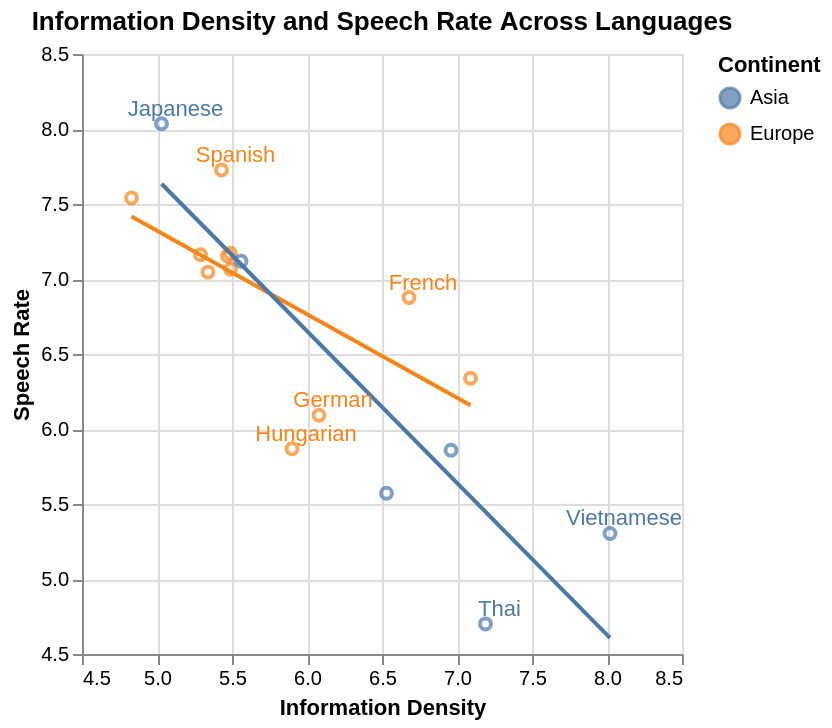

This figure's notebook cell:
### Markdown cell above
<div class="alert alert-info" style="color:black">

### Question 2
rubric={reasoning:2,accuracy:3}
    
<h4>Python</h4> 
<ol type="1">
<li>While the information density of each language have already been provided to us, we will have to approximate the speech rate (syllables per second) of each language via the <code>spoken_texts</code> dataset. Using this data, calculate the average speech rate per language (for now, treat all entries as individual observations, even if some are read by the same person).</li>
    <li>Create a new column, <code>speech_rate</code>, in the <code>languages</code> data frame that hold these average values. Since the calculated values are not in the same order as the languages in the <code>languages</code> data frame, you cannot simply append it. Instead, you can use the dataframe merge method to join the series of average speech rate values that you just created with the <code>languages</code> dataframe. The language ISO codes could be used as the column to merge on.</li>
<li>Create a scatter plot of the information density versus the speech rate for the <code>languages</code> dataframe. Use the same groupings as in the previous scatter plot you made and add one trend line per group. Label the same points with text labels as in the previous scatterplot. Zoom in to the extent of the data instead of forcing zero to be in the axes.</li>
<li>Write a few sentences under the plot describing the relationship you observe. Based on this plot, do speakers of any particular languages appear to be more efficient at conveying information?</li>
</ol>
    
</div>

### Code cell
# YOUR ANSWER GOES HERE
spoken_texts = pd.read_csv("data/spoken-texts.csv")
spoken_texts["speech_rate"] = spoken_texts.syllables / spoken_texts.duration
avg_speech_rates = spoken_texts.groupby("iso_lang").speech_rate.mean()
languages = languages.merge(
    avg_speech_rates,
    on="iso_lang",
    how="left"
)

fig2 = alt.Chart(languages).mark_point().encode(
    x=alt.X(
        "information_density:Q",
        title="Information Density",
        scale=alt.Scale(zero=False)
    ),
    y=alt.Y(
        "speech_rate:Q",
        title="Speech Rate",
        scale=alt.Scale(zero=False)
    ),
    color=alt.Color(
        "continent",
        title="Continent"
    ),
).properties(
    title="Information Density and Speech Rate Across Languages"
)

lines2 = fig2.transform_regression(
    "information_density",
    "speech_rate",
    groupby=["continent"]
    ).mark_line()

text2 = (
    fig2
    .transform_filter(
        alt.FieldOneOfPredicate(
            field="language",
            oneOf=["French", "Thai", "Japanese", "German", "Hungarian", "Vietnamese", "Spanish"]
        )
    )
    .mark_text(dx=7, dy=-7).encode(text="language:N")
)

speech_rate_plot = fig2 + lines2 + text2
speech_rate_plot.display()

### Figure 1 — Vega specification as saved in the notebook (floating-point values rounded to 4 significant figures)
{"$schema": "https://vega.github.io/schema/vega/v6.json", "data": [{"name": "source_0", "values": [{"iso_lang": "CAT", "language": "Catalan", "information_density": 5.49, "distinct_syllables": 3600, "continent": "Europe", "speech_rate": 7.065}, {"iso_lang": "CMN", "language": "Mandarin", "information_density": 6.96, "distinct_syllables": 1274, "continent": "Asia", "speech_rate": 5.858}, {"iso_lang": "DEU", "language": "German", "information_density": 6.08, "distinct_syllables": 5100, "continent": "Europe", "speech_rate": 6.092}, {"iso_lang": "ENG", "language": "English", "information_density": 7.09, "distinct_syllables": 6949, "continent": "Europe", "speech_rate": 6.338}, {"iso_lang": "EUS", "language": "Basque", "information_density": 4.83, "distinct_syllables": 2082, "continent": "Europe", "speech_rate": 7.54}, {"iso_lang": "FIN", "language": "Finnish", "information_density": 5.49, "distinct_syllables": 3844, "continent": "Europe", "speech_rate": 7.171}, {"iso_lang": "FRA", "language": "French", "information_density": 6.68, "distinct_syllables": 2949, "continent": "Europe", "speech_rate": 6.876}, {"iso_lang": "HUN", "language": "Hungarian", "information_density": 5.9, "distinct_syllables": 4325, "continent": "Europe", "speech_rate": 5.868}, {"iso_lang": "ITA", "language": "Italian", "information_density": 5.29, "distinct_syllables": 2729, "continent": "Europe", "speech_rate": 7.162}, {"iso_lang": "JPN", "language": "Japanese", "information_density": 5.03, "distinct_syllables": 643, "continent": "Asia", "speech_rate": 8.035}, {"iso_lang": "KOR", "language": "Korean", "information_density": 5.56, "distinct_syllables": 1104, "continent": "Asia", "speech_rate": 7.119}, {"iso_lang": "SPA", "language": "Spanish", "information_density": 5.43, "distinct_syllables": 2778, "continent": "Europe", "speech_rate": 7.727}, {"iso_lang": "SRP", "language": "Serbian", "information_density": 5.47, "distinct_syllables": 3831, "continent": "Europe", "speech_rate": 7.154}, {"iso_lang": "THA", "language": "Thai", "information_density": 7.19, "distinct_syllables": 2438, "continent": "Asia", "speech_rate": 4.701}, {"iso_lang": "TUR", "language": "Turkish", "information_density": 5.34, "distinct_syllables": 3260, "continent": "Europe", "speech_rate": 7.046}, {"iso_lang": "VIE", "language": "Vietnamese", "information_density": 8.02, "distinct_syllables": 2776, "continent": "Asia", "speech_rate": 5.304}, {"iso_lang": "YUE", "language": "Cantonese", "information_density": 6.53, "distinct_syllables": 1298, "continent": "Asia", "speech_rate": 5.572}]}, {"name": "data_0", "values": [{"continent": "Europe", "information_density": 5.49, "speech_rate": 7.065}, {"continent": "Asia", "information_density": 6.96, "speech_rate": 5.858}, {"continent": "Europe", "information_density": 6.08, "speech_rate": 6.092}, {"continent": "Europe", "information_density": 7.09, "speech_rate": 6.338}, {"continent": "Europe", "information_density": 4.83, "speech_rate": 7.54}, {"continent": "Europe", "information_density": 5.49, "speech_rate": 7.171}, {"continent": "Europe", "information_density": 6.68, "speech_rate": 6.876}, {"continent": "Europe", "information_density": 5.9, "speech_rate": 5.868}, {"continent": "Europe", "information_density": 5.29, "speech_rate": 7.162}, {"continent": "Asia", "information_density": 5.03, "speech_rate": 8.035}, {"continent": "Asia", "information_density": 5.56, "speech_rate": 7.119}, {"continent": "Europe", "information_density": 5.43, "speech_rate": 7.727}, {"continent": "Europe", "information_density": 5.47, "speech_rate": 7.154}, {"continent": "Asia", "information_density": 7.19, "speech_rate": 4.701}, {"continent": "Europe", "information_density": 5.34, "speech_rate": 7.046}, {"continent": "Asia", "information_density": 8.02, "speech_rate": 5.304}, {"continent": "Asia", "information_density": 6.53, "speech_rate": 5.572}]}, {"name": "data_1", "source": "source_0", "transform": [{"type": "regression", "y": "speech_rate", "as": ["information_density", "speech_rate"], "x": "information_density", "groupby": ["continent"]}]}, {"name": "data_2", "values": [{"continent": "Europe", "information_density": 6.08, "language": "German", "speech_rate": 6.092}, {"continent": "Europe", "information_density": 6.68, "language": "French", "speech_rate": 6.876}, {"continent": "Europe", "information_density": 5.9, "language": "Hungarian", "speech_rate": 5.868}, {"continent": "Asia", "information_density": 5.03, "language": "Japanese", "speech_rate": 8.035}, {"continent": "Europe", "information_density": 5.43, "language": "Spanish", "speech_rate": 7.727}, {"continent": "Asia", "information_density": 7.19, "language": "Thai", "speech_rate": 4.701}, {"continent": "Asia", "information_density": 8.02, "language": "Vietnamese", "speech_rate": 5.304}]}, {"name": "data_0_color_domain_continent_0", "values": [{"continent": "Europe"}, {"continent": "Asia"}]}, {"name": "data_1_color_domain_continent_1", "source": "data_1", "transform": [{"type": "aggregate", "groupby": ["continent"], "fields": [], "ops": [], "as": []}, {"type": "formula", "expr": "datum['continent']", "as": "sort_field"}, {"type": "project", "fields": ["continent"]}]}, {"name": "data_2_color_domain_continent_2", "values": [{"continent": "Europe"}, {"continent": "Asia"}]}], "marks": [{"type": "symbol", "name": "layer_0_marks", "from": {"data": "data_0"}, "encode": {"update": {"fill": {"value": "transparent"}, "stroke": {"field": "continent", "scale": "color"}, "opacity": {"value": 0.7}, "x": {"field": "information_density", "scale": "x"}, "y": {"field": "speech_rate", "scale": "y"}}}, "style": ["point"]}, {"type": "group", "name": "layer_1_pathgroup", "from": {"facet": {"data": "data_1", "name": "faceted_path_layer_1_main", "groupby": ["continent"]}}, "encode": {"update": {"height": {"field": {"signal": null, "datum": null, "group": "height", "parent": null}}, "width": {"field": {"signal": null, "datum": null, "group": "width", "parent": null}}}}, "marks": [{"type": "line", "name": "layer_1_marks", "from": {"data": "faceted_path_layer_1_main"}, "sort": {"field": "x"}, "encode": {"update": {"stroke": {"field": "continent", "scale": "color"}, "x": {"field": "information_density", "scale": "x"}, "y": {"field": "speech_rate", "scale": "y"}, "defined": {"signal": "isValid(datum[\"information_density\"]) && isFinite(+datum[\"information_density\"]) && isValid(datum[\"speech_rate\"]) && isFinite(+datum[\"speech_rate\"])"}}}, "style": ["line"]}]}, {"type": "text", "name": "layer_2_marks", "from": {"data": "data_2"}, "encode": {"update": {"align": {"value": "center"}, "text": {"signal": "isValid(datum[\"language\"]) ? datum[\"language\"] : \"\"+datum[\"language\"]"}, "dx": {"value": 7}, "fill": {"field": "continent", "scale": "color"}, "x": {"field": "information_density", "scale": "x"}, "baseline": {"value": "middle"}, "dy": {"value": -7}, "y": {"field": "speech_rate", "scale": "y"}}}, "style": ["text"]}], "scales": [{"name": "x", "type": "linear", "domain": {"fields": [{"data": "data_0", "field": "information_density"}, {"data": "data_1", "field": "information_density"}, {"data": "data_2", "field": "information_density"}]}, "range": [0, {"signal": "width"}], "zero": false, "nice": true}, {"name": "y", "type": "linear", "domain": {"fields": [{"data": "data_0", "field": "speech_rate"}, {"data": "data_1", "field": "speech_rate"}, {"data": "data_2", "field": "speech_rate"}]}, "range": [{"signal": "height"}, 0], "nice": true, "zero": false}, {"name": "color", "type": "ordinal", "domain": {"fields": [{"data": "data_0_color_domain_continent_0", "field": "continent"}, {"data": "data_1_color_domain_continent_1", "field": "continent"}, {"data": "data_2_color_domain_continent_2", "field": "continent"}], "sort": true}, "range": "category"}], "axes": [{"scale": "x", "tickCount": {"signal": "ceil(width/40)"}, "domain": false, "gridScale": "y", "labels": false, "aria": false, "zindex": 0, "grid": true, "orient": "bottom", "minExtent": 0, "maxExtent": 0, "ticks": false}, {"scale": "y", "labels": false, "ticks": false, "minExtent": 0, "orient": "left", "maxExtent": 0, "domain": false, "zindex": 0, "aria": false, "tickCount": {"signal": "ceil(height/40)"}, "grid": true, "gridScale": "x"}, {"scale": "x", "orient": "bottom", "labelFlush": true, "grid": false, "labelOverlap": true, "tickCount": {"signal": "ceil(width/40)"}, "zindex": 0, "title": "Information Density"}, {"scale": "y", "labelOverlap": true, "grid": false, "zindex": 0, "title": "Speech Rate", "orient": "left", "tickCount": {"signal": "ceil(height/40)"}}], "title": {"text": "Information Density and Speech Rate Across Languages", "frame": "group"}, "background": "white", "legends": [{"title": "Continent", "stroke": "color", "symbolType": "circle", "encode": {"symbols": {"update": {"opacity": {"value": 0.7}}}}, "fill": "color"}], "style": "cell", "padding": 5, "width": 300, "height": 300}
